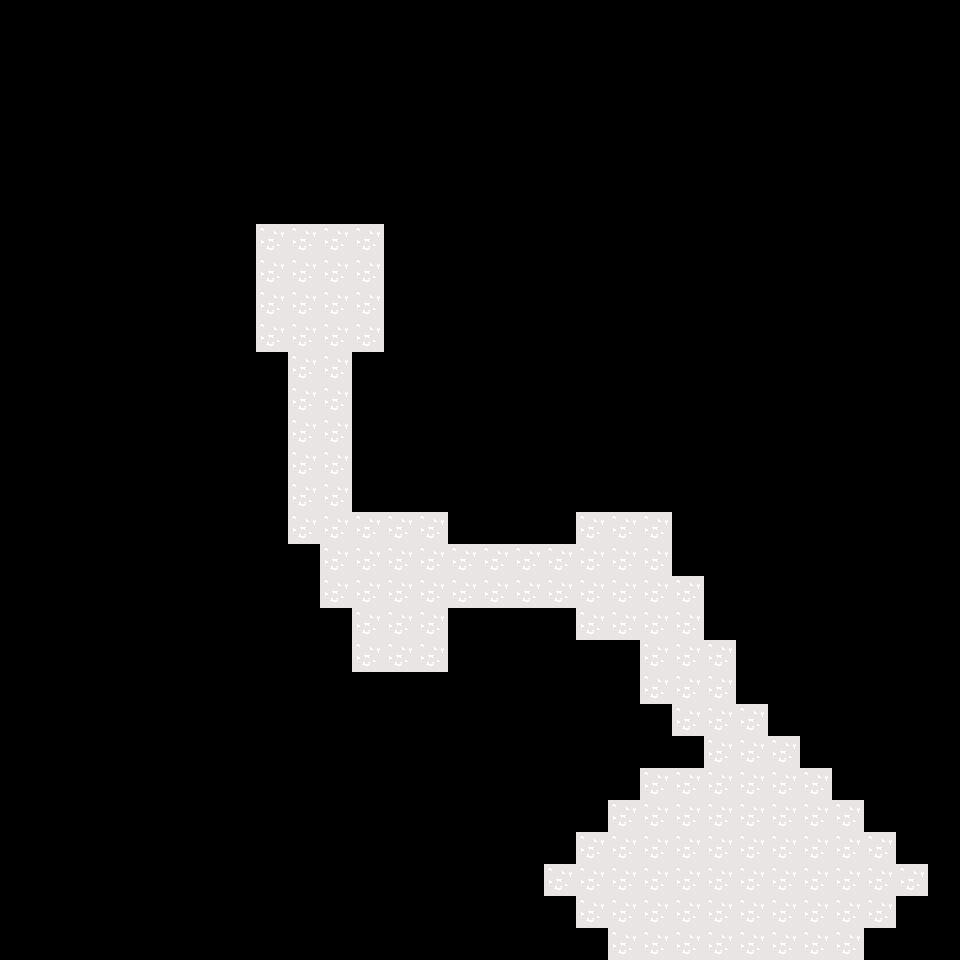

This game map was drawn from its Tiled (.tmx) file and the tilesets committed beside it. A one-line description and the full map source follow:
An orthogonal 30x30 tile map with 32x32 px tiles, 1 tile layer (Tile Layer 1).

<map version="1.0" tiledversion="1.1.3" orientation="orthogonal" renderorder="right-down" width="30" height="30" tilewidth="32" tileheight="32" infinite="0" nextobjectid="1">
 <tileset firstgid="1" source="W3Tilemap.tsx" />
 <layer name="Tile Layer 1" width="30" height="30">
  <data encoding="csv">
0,0,0,0,0,0,0,0,0,0,0,0,0,0,0,0,0,0,0,0,0,0,0,0,0,0,0,0,0,0,
0,0,0,0,0,0,0,0,0,0,0,0,0,0,0,0,0,0,0,0,0,0,0,0,0,0,0,0,0,0,
0,0,0,0,0,0,0,0,0,0,0,0,0,0,0,0,0,0,0,0,0,0,0,0,0,0,0,0,0,0,
0,0,0,0,0,0,0,0,0,0,0,0,0,0,0,0,0,0,0,0,0,0,0,0,0,0,0,0,0,0,
0,0,0,0,0,0,0,0,0,0,0,0,0,0,0,0,0,0,0,0,0,0,0,0,0,0,0,0,0,0,
0,0,0,0,0,0,0,0,0,0,0,0,0,0,0,0,0,0,0,0,0,0,0,0,0,0,0,0,0,0,
0,0,0,0,0,0,0,0,0,0,0,0,0,0,0,0,0,0,0,0,0,0,0,0,0,0,0,0,0,0,
0,0,0,0,0,0,0,0,3,3,3,3,0,0,0,0,0,0,0,0,0,0,0,0,0,0,0,0,0,0,
0,0,0,0,0,0,0,0,3,3,3,3,0,0,0,0,0,0,0,0,0,0,0,0,0,0,0,0,0,0,
0,0,0,0,0,0,0,0,3,3,3,3,0,0,0,0,0,0,0,0,0,0,0,0,0,0,0,0,0,0,
0,0,0,0,0,0,0,0,3,3,3,3,0,0,0,0,0,0,0,0,0,0,0,0,0,0,0,0,0,0,
0,0,0,0,0,0,0,0,0,3,3,0,0,0,0,0,0,0,0,0,0,0,0,0,0,0,0,0,0,0,
0,0,0,0,0,0,0,0,0,3,3,0,0,0,0,0,0,0,0,0,0,0,0,0,0,0,0,0,0,0,
0,0,0,0,0,0,0,0,0,3,3,0,0,0,0,0,0,0,0,0,0,0,0,0,0,0,0,0,0,0,
0,0,0,0,0,0,0,0,0,3,3,0,0,0,0,0,0,0,0,0,0,0,0,0,0,0,0,0,0,0,
0,0,0,0,0,0,0,0,0,3,3,0,0,0,0,0,0,0,0,0,0,0,0,0,0,0,0,0,0,0,
0,0,0,0,0,0,0,0,0,3,3,3,3,3,0,0,0,0,3,3,3,0,0,0,0,0,0,0,0,0,
0,0,0,0,0,0,0,0,0,0,3,3,3,3,3,3,3,3,3,3,3,0,0,0,0,0,0,0,0,0,
0,0,0,0,0,0,0,0,0,0,3,3,3,3,3,3,3,3,3,3,3,3,0,0,0,0,0,0,0,0,
0,0,0,0,0,0,0,0,0,0,0,3,3,3,0,0,0,0,3,3,3,3,0,0,0,0,0,0,0,0,
0,0,0,0,0,0,0,0,0,0,0,3,3,3,0,0,0,0,0,0,3,3,3,0,0,0,0,0,0,0,
0,0,0,0,0,0,0,0,0,0,0,0,0,0,0,0,0,0,0,0,3,3,3,0,0,0,0,0,0,0,
0,0,0,0,0,0,0,0,0,0,0,0,0,0,0,0,0,0,0,0,0,3,3,3,0,0,0,0,0,0,
0,0,0,0,0,0,0,0,0,0,0,0,0,0,0,0,0,0,0,0,0,0,3,3,3,0,0,0,0,0,
0,0,0,0,0,0,0,0,0,0,0,0,0,0,0,0,0,0,0,0,3,3,3,3,3,3,0,0,0,0,
0,0,0,0,0,0,0,0,0,0,0,0,0,0,0,0,0,0,0,3,3,3,3,3,3,3,3,0,0,0,
0,0,0,0,0,0,0,0,0,0,0,0,0,0,0,0,0,0,3,3,3,3,3,3,3,3,3,3,0,0,
0,0,0,0,0,0,0,0,0,0,0,0,0,0,0,0,0,3,3,3,3,3,3,3,3,3,3,3,3,0,
0,0,0,0,0,0,0,0,0,0,0,0,0,0,0,0,0,0,3,3,3,3,3,3,3,3,3,3,0,0,
0,0,0,0,0,0,0,0,0,0,0,0,0,0,0,0,0,0,0,3,3,3,3,3,3,3,3,0,0,0
</data>
 </layer>
</map>
